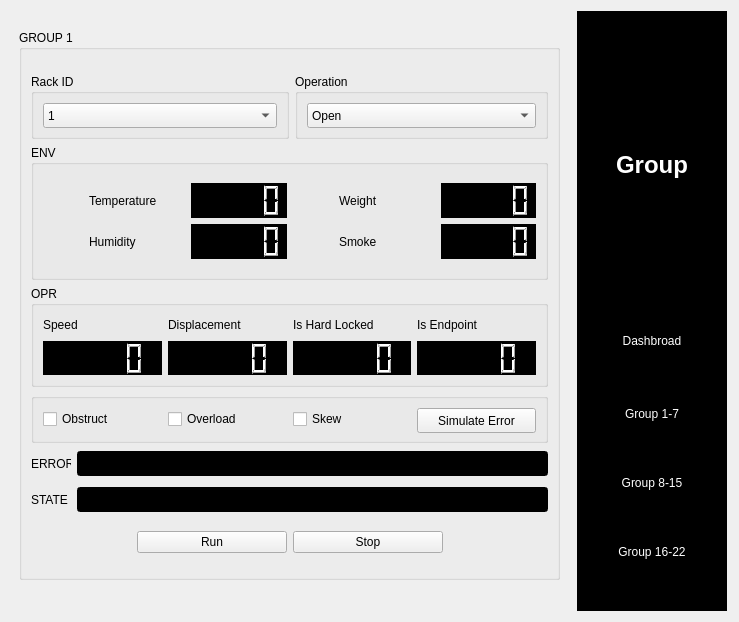
<?xml version="1.0" encoding="UTF-8"?>
<ui version="4.0">
 <class>MainWindow</class>
 <widget class="QMainWindow" name="MainWindow">
  <property name="geometry">
   <rect>
    <x>0</x>
    <y>0</y>
    <width>739</width>
    <height>622</height>
   </rect>
  </property>
  <property name="windowTitle">
   <string>MainWindow</string>
  </property>
  <widget class="QWidget" name="centralwidget">
   <layout class="QHBoxLayout" name="horizontalLayout_2">
    <item>
     <widget class="QWidget" name="main" native="true">
      <property name="minimumSize">
       <size>
        <width>560</width>
        <height>600</height>
       </size>
      </property>
      <property name="maximumSize">
       <size>
        <width>560</width>
        <height>600</height>
       </size>
      </property>
      <property name="autoFillBackground">
       <bool>false</bool>
      </property>
      <property name="styleSheet">
       <string notr="true"/>
      </property>
      <layout class="QVBoxLayout" name="verticalLayout_14">
       <item>
        <widget class="QStackedWidget" name="stackedWidget">
         <property name="currentIndex">
          <number>0</number>
         </property>
         <widget class="QWidget" name="group1_page">
          <widget class="QGroupBox" name="rackGroup">
           <property name="geometry">
            <rect>
             <x>0</x>
             <y>10</y>
             <width>541</width>
             <height>550</height>
            </rect>
           </property>
           <property name="minimumSize">
            <size>
             <width>541</width>
             <height>550</height>
            </size>
           </property>
           <property name="maximumSize">
            <size>
             <width>541</width>
             <height>550</height>
            </size>
           </property>
           <property name="title">
            <string>GROUP 1</string>
           </property>
           <layout class="QVBoxLayout" name="verticalLayout_2">
            <item>
             <layout class="QVBoxLayout" name="verticalLayout">
              <item>
               <layout class="QHBoxLayout" name="horizontalLayout_7">
                <item>
                 <widget class="QGroupBox" name="groupBox_4">
                  <property name="maximumSize">
                   <size>
                    <width>16777215</width>
                    <height>65</height>
                   </size>
                  </property>
                  <property name="title">
                   <string>Rack ID</string>
                  </property>
                  <layout class="QVBoxLayout" name="verticalLayout_11">
                   <item>
                    <widget class="QComboBox" name="rackIDNumbersComboBox">
                     <property name="minimumSize">
                      <size>
                       <width>0</width>
                       <height>25</height>
                      </size>
                     </property>
                     <item>
                      <property name="text">
                       <string>1</string>
                      </property>
                     </item>
                     <item>
                      <property name="text">
                       <string>2</string>
                      </property>
                     </item>
                     <item>
                      <property name="text">
                       <string>3</string>
                      </property>
                     </item>
                     <item>
                      <property name="text">
                       <string>4</string>
                      </property>
                     </item>
                     <item>
                      <property name="text">
                       <string>5</string>
                      </property>
                     </item>
                     <item>
                      <property name="text">
                       <string>6</string>
                      </property>
                     </item>
                    </widget>
                   </item>
                  </layout>
                 </widget>
                </item>
                <item>
                 <widget class="QGroupBox" name="groupBox_5">
                  <property name="maximumSize">
                   <size>
                    <width>253</width>
                    <height>65</height>
                   </size>
                  </property>
                  <property name="title">
                   <string>Operation</string>
                  </property>
                  <layout class="QVBoxLayout" name="verticalLayout_12">
                   <item>
                    <widget class="QComboBox" name="OperationsComboBox">
                     <property name="minimumSize">
                      <size>
                       <width>0</width>
                       <height>25</height>
                      </size>
                     </property>
                     <item>
                      <property name="text">
                       <string>Open</string>
                      </property>
                     </item>
                     <item>
                      <property name="text">
                       <string>Close</string>
                      </property>
                     </item>
                     <item>
                      <property name="text">
                       <string>Light</string>
                      </property>
                     </item>
                     <item>
                      <property name="text">
                       <string>Ventilate</string>
                      </property>
                     </item>
                    </widget>
                   </item>
                  </layout>
                 </widget>
                </item>
               </layout>
              </item>
              <item>
               <widget class="QGroupBox" name="groupBox">
                <property name="maximumSize">
                 <size>
                  <width>16777215</width>
                  <height>135</height>
                 </size>
                </property>
                <property name="title">
                 <string>ENV</string>
                </property>
                <layout class="QVBoxLayout" name="verticalLayout_13">
                 <item>
                  <layout class="QHBoxLayout" name="horizontalLayout_9">
                   <item>
                    <layout class="QVBoxLayout" name="verticalLayout_15">
                     <item>
                      <layout class="QHBoxLayout" name="horizontalLayout">
                       <item>
                        <widget class="QLabel" name="label">
                         <property name="maximumSize">
                          <size>
                           <width>40</width>
                           <height>40</height>
                          </size>
                         </property>
                         <property name="text">
                          <string/>
                         </property>
                         <property name="pixmap">
                          <pixmap>Image/temp.png</pixmap>
                         </property>
                         <property name="scaledContents">
                          <bool>true</bool>
                         </property>
                         <property name="wordWrap">
                          <bool>false</bool>
                         </property>
                         <property name="openExternalLinks">
                          <bool>false</bool>
                         </property>
                        </widget>
                       </item>
                       <item>
                        <widget class="QLabel" name="label_16">
                         <property name="text">
                          <string>Temperature</string>
                         </property>
                        </widget>
                       </item>
                       <item>
                        <widget class="QLCDNumber" name="temperature">
                         <property name="maximumSize">
                          <size>
                           <width>16777215</width>
                           <height>35</height>
                          </size>
                         </property>
                         <property name="styleSheet">
                          <string notr="true">QLCDNumber{
  background-color: rgb(0, 0, 0);
  color: rgb(255, 255, 255);
}</string>
                         </property>
                         <property name="smallDecimalPoint">
                          <bool>false</bool>
                         </property>
                         <property name="segmentStyle">
                          <enum>QLCDNumber::Filled</enum>
                         </property>
                        </widget>
                       </item>
                      </layout>
                     </item>
                     <item>
                      <layout class="QHBoxLayout" name="horizontalLayout_10">
                       <item>
                        <widget class="QLabel" name="label_5">
                         <property name="maximumSize">
                          <size>
                           <width>40</width>
                           <height>40</height>
                          </size>
                         </property>
                         <property name="text">
                          <string/>
                         </property>
                         <property name="pixmap">
                          <pixmap>Image/humidity.png</pixmap>
                         </property>
                         <property name="scaledContents">
                          <bool>true</bool>
                         </property>
                         <property name="wordWrap">
                          <bool>false</bool>
                         </property>
                         <property name="openExternalLinks">
                          <bool>false</bool>
                         </property>
                        </widget>
                       </item>
                       <item>
                        <widget class="QLabel" name="label_2">
                         <property name="text">
                          <string>Humidity</string>
                         </property>
                        </widget>
                       </item>
                       <item>
                        <widget class="QLCDNumber" name="humidity">
                         <property name="maximumSize">
                          <size>
                           <width>16777215</width>
                           <height>35</height>
                          </size>
                         </property>
                         <property name="layoutDirection">
                          <enum>Qt::LeftToRight</enum>
                         </property>
                         <property name="styleSheet">
                          <string notr="true">QLCDNumber{
  background-color: rgb(0, 0, 0);
  color: rgb(255, 255, 255);
}</string>
                         </property>
                        </widget>
                       </item>
                      </layout>
                     </item>
                    </layout>
                   </item>
                   <item>
                    <layout class="QVBoxLayout" name="verticalLayout_16">
                     <item>
                      <layout class="QHBoxLayout" name="horizontalLayout_16">
                       <item>
                        <widget class="QLabel" name="label_6">
                         <property name="maximumSize">
                          <size>
                           <width>40</width>
                           <height>40</height>
                          </size>
                         </property>
                         <property name="text">
                          <string/>
                         </property>
                         <property name="pixmap">
                          <pixmap>Image/weight.png</pixmap>
                         </property>
                         <property name="scaledContents">
                          <bool>true</bool>
                         </property>
                         <property name="wordWrap">
                          <bool>false</bool>
                         </property>
                         <property name="openExternalLinks">
                          <bool>false</bool>
                         </property>
                        </widget>
                       </item>
                       <item>
                        <widget class="QLabel" name="label_3">
                         <property name="text">
                          <string>Weight</string>
                         </property>
                        </widget>
                       </item>
                       <item>
                        <widget class="QLCDNumber" name="weight">
                         <property name="maximumSize">
                          <size>
                           <width>16777215</width>
                           <height>35</height>
                          </size>
                         </property>
                         <property name="styleSheet">
                          <string notr="true">QLCDNumber{
  background-color: rgb(0, 0, 0);
  color: rgb(255, 255, 255);
}</string>
                         </property>
                        </widget>
                       </item>
                      </layout>
                     </item>
                     <item>
                      <layout class="QHBoxLayout" name="horizontalLayout_15">
                       <item>
                        <widget class="QLabel" name="label_7">
                         <property name="maximumSize">
                          <size>
                           <width>40</width>
                           <height>40</height>
                          </size>
                         </property>
                         <property name="text">
                          <string/>
                         </property>
                         <property name="pixmap">
                          <pixmap>Image/smoke.png</pixmap>
                         </property>
                         <property name="scaledContents">
                          <bool>true</bool>
                         </property>
                         <property name="wordWrap">
                          <bool>false</bool>
                         </property>
                         <property name="openExternalLinks">
                          <bool>false</bool>
                         </property>
                        </widget>
                       </item>
                       <item>
                        <widget class="QLabel" name="label_4">
                         <property name="text">
                          <string>Smoke</string>
                         </property>
                        </widget>
                       </item>
                       <item>
                        <widget class="QLCDNumber" name="smoke">
                         <property name="maximumSize">
                          <size>
                           <width>16777215</width>
                           <height>35</height>
                          </size>
                         </property>
                         <property name="styleSheet">
                          <string notr="true">QLCDNumber{
  background-color: rgb(0, 0, 0);
  color: rgb(255, 255, 255);
}</string>
                         </property>
                        </widget>
                       </item>
                      </layout>
                     </item>
                    </layout>
                   </item>
                  </layout>
                 </item>
                </layout>
               </widget>
              </item>
              <item>
               <widget class="QGroupBox" name="groupBox_2">
                <property name="maximumSize">
                 <size>
                  <width>16777215</width>
                  <height>101</height>
                 </size>
                </property>
                <property name="title">
                 <string>OPR</string>
                </property>
                <layout class="QVBoxLayout" name="verticalLayout_17">
                 <item>
                  <layout class="QHBoxLayout" name="horizontalLayout_4">
                   <item>
                    <layout class="QGridLayout" name="gridLayout_2">
                     <item row="0" column="3">
                      <widget class="QLabel" name="label_22">
                       <property name="maximumSize">
                        <size>
                         <width>16777215</width>
                         <height>20</height>
                        </size>
                       </property>
                       <property name="text">
                        <string>Is Endpoint</string>
                       </property>
                      </widget>
                     </item>
                     <item row="1" column="3">
                      <widget class="QLCDNumber" name="isEndpoint">
                       <property name="maximumSize">
                        <size>
                         <width>16777215</width>
                         <height>35</height>
                        </size>
                       </property>
                       <property name="styleSheet">
                        <string notr="true">QLCDNumber{
  background-color: rgb(0, 0, 0);
  color: rgb(255, 255, 255);
}</string>
                       </property>
                      </widget>
                     </item>
                     <item row="1" column="1">
                      <widget class="QLCDNumber" name="displacement">
                       <property name="maximumSize">
                        <size>
                         <width>16777215</width>
                         <height>35</height>
                        </size>
                       </property>
                       <property name="styleSheet">
                        <string notr="true">QLCDNumber{
  background-color: rgb(0, 0, 0);
  color: rgb(255, 255, 255);
}</string>
                       </property>
                      </widget>
                     </item>
                     <item row="1" column="2">
                      <widget class="QLCDNumber" name="isHardLock">
                       <property name="maximumSize">
                        <size>
                         <width>16777215</width>
                         <height>35</height>
                        </size>
                       </property>
                       <property name="styleSheet">
                        <string notr="true">QLCDNumber{
  background-color: rgb(0, 0, 0);
  color: rgb(255, 255, 255);
}</string>
                       </property>
                      </widget>
                     </item>
                     <item row="0" column="0">
                      <widget class="QLabel" name="label_23">
                       <property name="minimumSize">
                        <size>
                         <width>0</width>
                         <height>20</height>
                        </size>
                       </property>
                       <property name="maximumSize">
                        <size>
                         <width>16777215</width>
                         <height>20</height>
                        </size>
                       </property>
                       <property name="text">
                        <string>Speed</string>
                       </property>
                      </widget>
                     </item>
                     <item row="0" column="1">
                      <widget class="QLabel" name="label_8">
                       <property name="maximumSize">
                        <size>
                         <width>16777215</width>
                         <height>20</height>
                        </size>
                       </property>
                       <property name="text">
                        <string>Displacement</string>
                       </property>
                      </widget>
                     </item>
                     <item row="0" column="2">
                      <widget class="QLabel" name="label_21">
                       <property name="maximumSize">
                        <size>
                         <width>16777215</width>
                         <height>20</height>
                        </size>
                       </property>
                       <property name="text">
                        <string>Is Hard Locked</string>
                       </property>
                      </widget>
                     </item>
                     <item row="1" column="0">
                      <widget class="QLCDNumber" name="movementSpeed">
                       <property name="minimumSize">
                        <size>
                         <width>0</width>
                         <height>30</height>
                        </size>
                       </property>
                       <property name="maximumSize">
                        <size>
                         <width>16777215</width>
                         <height>35</height>
                        </size>
                       </property>
                       <property name="styleSheet">
                        <string notr="true">QLCDNumber{
  background-color: rgb(0, 0, 0);
  color: rgb(255, 255, 255);
}</string>
                       </property>
                      </widget>
                     </item>
                    </layout>
                   </item>
                  </layout>
                 </item>
                </layout>
               </widget>
              </item>
              <item>
               <widget class="QGroupBox" name="groupBox_3">
                <property name="maximumSize">
                 <size>
                  <width>16777215</width>
                  <height>50</height>
                 </size>
                </property>
                <property name="title">
                 <string/>
                </property>
                <layout class="QVBoxLayout" name="verticalLayout_18">
                 <item>
                  <layout class="QHBoxLayout" name="horizontalLayout_17">
                   <item>
                    <widget class="QCheckBox" name="ObstructCheckBox">
                     <property name="text">
                      <string>Obstruct</string>
                     </property>
                    </widget>
                   </item>
                   <item>
                    <widget class="QCheckBox" name="OverloadMotorCheckBox">
                     <property name="text">
                      <string>Overload</string>
                     </property>
                    </widget>
                   </item>
                   <item>
                    <widget class="QCheckBox" name="SkewCheckBox">
                     <property name="text">
                      <string>Skew</string>
                     </property>
                    </widget>
                   </item>
                   <item>
                    <widget class="QPushButton" name="simulatorErrorButton">
                     <property name="minimumSize">
                      <size>
                       <width>0</width>
                       <height>25</height>
                      </size>
                     </property>
                     <property name="text">
                      <string>Simulate Error</string>
                     </property>
                    </widget>
                   </item>
                  </layout>
                 </item>
                </layout>
               </widget>
              </item>
              <item>
               <layout class="QHBoxLayout" name="horizontalLayout_6">
                <item>
                 <widget class="QLabel" name="label_11">
                  <property name="minimumSize">
                   <size>
                    <width>40</width>
                    <height>30</height>
                   </size>
                  </property>
                  <property name="maximumSize">
                   <size>
                    <width>40</width>
                    <height>30</height>
                   </size>
                  </property>
                  <property name="text">
                   <string>ERROR</string>
                  </property>
                 </widget>
                </item>
                <item>
                 <widget class="QLineEdit" name="rackGroupErrorLineEdit">
                  <property name="minimumSize">
                   <size>
                    <width>0</width>
                    <height>25</height>
                   </size>
                  </property>
                  <property name="styleSheet">
                   <string notr="true">QLineEdit{
  background-color: rgb(0, 0, 0);
  color: rgb(255, 255, 255);
}</string>
                  </property>
                 </widget>
                </item>
               </layout>
              </item>
              <item>
               <layout class="QHBoxLayout" name="horizontalLayout_5">
                <item>
                 <widget class="QLabel" name="label_12">
                  <property name="minimumSize">
                   <size>
                    <width>40</width>
                    <height>30</height>
                   </size>
                  </property>
                  <property name="maximumSize">
                   <size>
                    <width>40</width>
                    <height>30</height>
                   </size>
                  </property>
                  <property name="text">
                   <string>STATE </string>
                  </property>
                 </widget>
                </item>
                <item>
                 <widget class="QLineEdit" name="rackGroupLineEdit">
                  <property name="minimumSize">
                   <size>
                    <width>0</width>
                    <height>25</height>
                   </size>
                  </property>
                  <property name="styleSheet">
                   <string notr="true">QLineEdit{
  background-color: rgb(0, 0, 0);
  color: rgb(255, 255, 255);
}</string>
                  </property>
                  <property name="text">
                   <string/>
                  </property>
                 </widget>
                </item>
               </layout>
              </item>
              <item>
               <layout class="QHBoxLayout" name="horizontalLayout_8">
                <property name="topMargin">
                 <number>10</number>
                </property>
                <item alignment="Qt::AlignRight">
                 <widget class="QPushButton" name="runButton">
                  <property name="minimumSize">
                   <size>
                    <width>150</width>
                    <height>0</height>
                   </size>
                  </property>
                  <property name="text">
                   <string>Run</string>
                  </property>
                  <property name="checkable">
                   <bool>false</bool>
                  </property>
                  <property name="checked">
                   <bool>false</bool>
                  </property>
                 </widget>
                </item>
                <item alignment="Qt::AlignLeft">
                 <widget class="QPushButton" name="stopButton">
                  <property name="minimumSize">
                   <size>
                    <width>150</width>
                    <height>0</height>
                   </size>
                  </property>
                  <property name="maximumSize">
                   <size>
                    <width>200</width>
                    <height>16777215</height>
                   </size>
                  </property>
                  <property name="text">
                   <string>Stop</string>
                  </property>
                 </widget>
                </item>
               </layout>
              </item>
             </layout>
            </item>
           </layout>
          </widget>
         </widget>
         <widget class="QWidget" name="group2_page">
          <widget class="QLabel" name="label_19">
           <property name="geometry">
            <rect>
             <x>160</x>
             <y>150</y>
             <width>221</width>
             <height>121</height>
            </rect>
           </property>
           <property name="font">
            <font>
             <pointsize>30</pointsize>
            </font>
           </property>
           <property name="text">
            <string>Group 2</string>
           </property>
          </widget>
         </widget>
         <widget class="QWidget" name="group3_page">
          <widget class="QLabel" name="label_20">
           <property name="geometry">
            <rect>
             <x>180</x>
             <y>150</y>
             <width>221</width>
             <height>121</height>
            </rect>
           </property>
           <property name="font">
            <font>
             <pointsize>30</pointsize>
            </font>
           </property>
           <property name="text">
            <string>Group 3</string>
           </property>
          </widget>
         </widget>
        </widget>
       </item>
      </layout>
     </widget>
    </item>
    <item>
     <widget class="QWidget" name="Groupmenu" native="true">
      <property name="minimumSize">
       <size>
        <width>150</width>
        <height>0</height>
       </size>
      </property>
      <property name="maximumSize">
       <size>
        <width>150</width>
        <height>600</height>
       </size>
      </property>
      <property name="styleSheet">
       <string notr="true">QWidget {
background-color: rgb(0, 0, 0);
color: white;
}

QPushButton {
height: 30px;
border: none;
}
</string>
      </property>
      <layout class="QVBoxLayout" name="verticalLayout_7">
       <property name="topMargin">
        <number>10</number>
       </property>
       <item>
        <layout class="QVBoxLayout" name="verticalLayout_8">
         <item>
          <widget class="QLabel" name="label_15">
           <property name="maximumSize">
            <size>
             <width>159</width>
             <height>16777215</height>
            </size>
           </property>
           <property name="font">
            <font>
             <pointsize>18</pointsize>
             <weight>75</weight>
             <bold>true</bold>
            </font>
           </property>
           <property name="layoutDirection">
            <enum>Qt::LeftToRight</enum>
           </property>
           <property name="text">
            <string>Group</string>
           </property>
           <property name="alignment">
            <set>Qt::AlignCenter</set>
           </property>
          </widget>
         </item>
         <item>
          <widget class="QFrame" name="group_2">
           <property name="styleSheet">
            <string notr="true">QPushButton {
padding: 10px;
};

QPushButtonchecked {
background-color: white;
boder-radius: 3px;
}</string>
           </property>
           <property name="frameShape">
            <enum>QFrame::StyledPanel</enum>
           </property>
           <property name="frameShadow">
            <enum>QFrame::Raised</enum>
           </property>
           <layout class="QVBoxLayout" name="verticalLayout_9">
            <property name="spacing">
             <number>0</number>
            </property>
            <property name="leftMargin">
             <number>0</number>
            </property>
            <property name="topMargin">
             <number>0</number>
            </property>
            <property name="rightMargin">
             <number>0</number>
            </property>
            <property name="bottomMargin">
             <number>0</number>
            </property>
            <item>
             <widget class="QPushButton" name="dashbroad_2">
              <property name="styleSheet">
               <string notr="true">QPushButton {
padding: 10px;
}

QPushButton:checked {
	
	background-color: rgb(140, 0, 0);
border-radius: 3px;

}</string>
              </property>
              <property name="text">
               <string>Dashbroad</string>
              </property>
              <property name="icon">
               <iconset theme="menu">
                <normaloff>.</normaloff>.</iconset>
              </property>
              <property name="checkable">
               <bool>true</bool>
              </property>
              <property name="checked">
               <bool>false</bool>
              </property>
             </widget>
            </item>
            <item>
             <widget class="QFrame" name="group_dropdown_2">
              <property name="frameShape">
               <enum>QFrame::StyledPanel</enum>
              </property>
              <property name="frameShadow">
               <enum>QFrame::Raised</enum>
              </property>
              <layout class="QVBoxLayout" name="verticalLayout_10">
               <item>
                <widget class="QPushButton" name="group1_2">
                 <property name="styleSheet">
                  <string notr="true">QPushButton {
padding-left: 10px;
}

QPushButton:hover {
color: rgb(255, 255, 0);
}</string>
                 </property>
                 <property name="text">
                  <string>Group 1-7</string>
                 </property>
                 <property name="checkable">
                  <bool>true</bool>
                 </property>
                </widget>
               </item>
               <item>
                <widget class="QPushButton" name="group2_2">
                 <property name="styleSheet">
                  <string notr="true">QPushButton {
padding-left: 10px;
}

QPushButton:hover {
color: rgb(255, 255, 0);
}</string>
                 </property>
                 <property name="text">
                  <string>Group 8-15</string>
                 </property>
                 <property name="checkable">
                  <bool>true</bool>
                 </property>
                </widget>
               </item>
               <item>
                <widget class="QPushButton" name="group3_2">
                 <property name="styleSheet">
                  <string notr="true">QPushButton {
padding-left: 10px;
}

QPushButton:hover {
color: rgb(255, 255, 0);
}</string>
                 </property>
                 <property name="text">
                  <string>Group 16-22</string>
                 </property>
                 <property name="checkable">
                  <bool>true</bool>
                 </property>
                </widget>
               </item>
              </layout>
             </widget>
            </item>
           </layout>
          </widget>
         </item>
        </layout>
       </item>
      </layout>
     </widget>
    </item>
   </layout>
  </widget>
 </widget>
 <resources/>
 <connections>
  <connection>
   <sender>dashbroad_2</sender>
   <signal>toggled(bool)</signal>
   <receiver>group_dropdown_2</receiver>
   <slot>setHidden(bool)</slot>
   <hints>
    <hint type="sourcelabel">
     <x>690</x>
     <y>341</y>
    </hint>
    <hint type="destinationlabel">
     <x>705</x>
     <y>375</y>
    </hint>
   </hints>
  </connection>
 </connections>
</ui>
